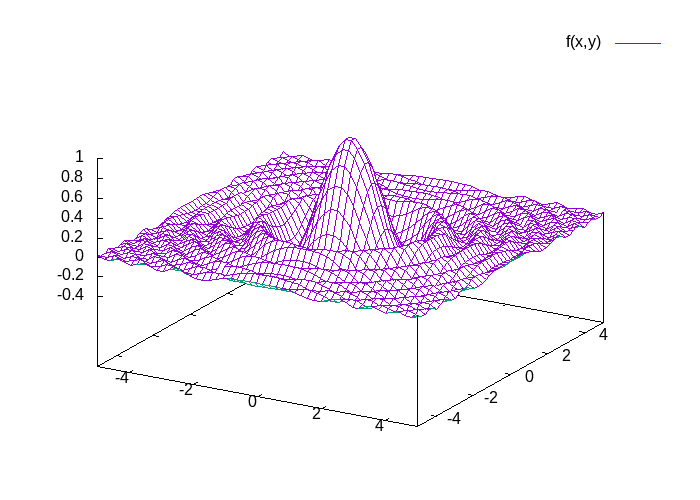

Source code (gnuplot):
#!/usr/bin/gnuplot

f(x,y) = cos(x**2 + y**2) /(x**2 + y**2 + 1)

set terminal png size 700, 500
set out "3d_sample.png"

set xrange [-5:5]
set yrange [-5:5]
set hidden3d
set isosample 50,50

splot f(x,y)
